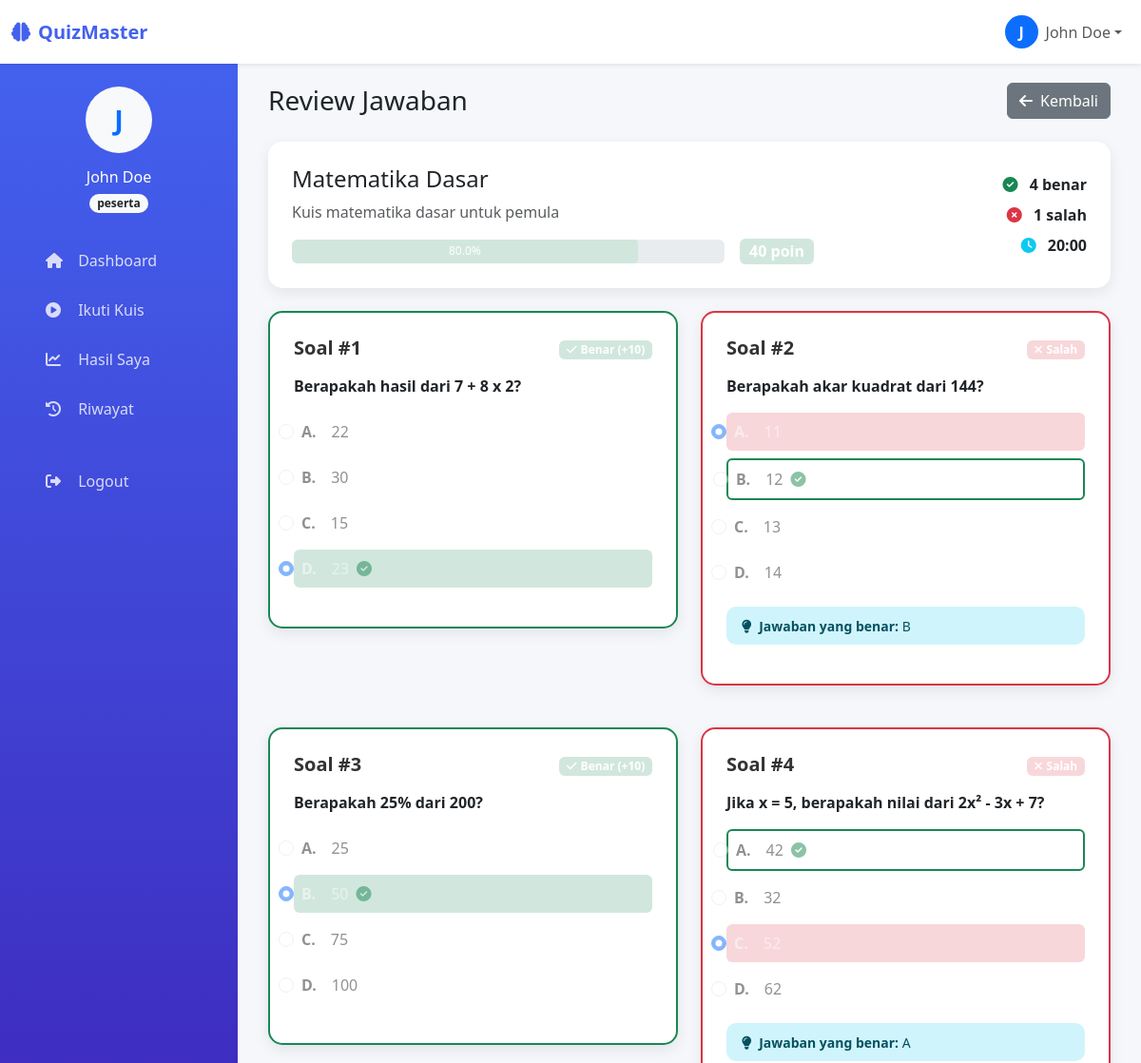
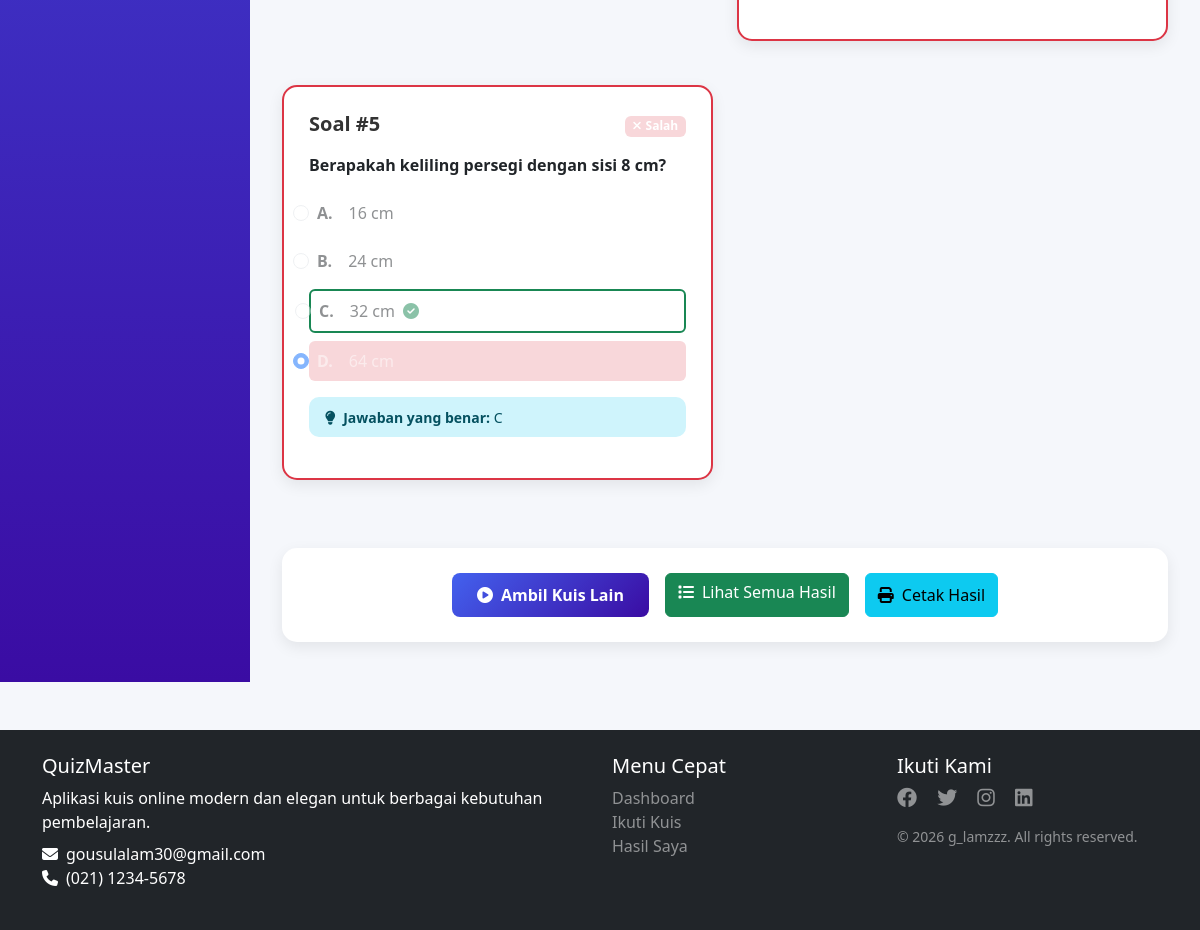
/peserta/review.php?result_id=1 (signed in), run on the app's committed database (2 pictures, top to bottom).
### tables this page shows
CREATE TABLE `results` (
  `id` int(11) NOT NULL,
  `user_id` int(11) DEFAULT NULL,
  `quiz_id` int(11) DEFAULT NULL,
  `score` int(11) DEFAULT NULL,
  `total_questions` int(11) DEFAULT NULL,
  `correct_answers` int(11) DEFAULT NULL,
  `waktu_pengerjaan` int(11) DEFAULT NULL,
  `completed_at` timestamp NOT NULL DEFAULT current_timestamp()
);

CREATE TABLE `quizzes` (
  `id` int(11) NOT NULL,
  `judul` varchar(200) NOT NULL,
  `deskripsi` text DEFAULT NULL,
  `durasi` int(11) DEFAULT 60,
  `created_by` int(11) DEFAULT NULL,
  `created_at` timestamp NOT NULL DEFAULT current_timestamp()
);

CREATE TABLE `questions` (
  `id` int(11) NOT NULL,
  `quiz_id` int(11) DEFAULT NULL,
  `pertanyaan` text NOT NULL,
  `opsi_a` varchar(500) DEFAULT NULL,
  `opsi_b` varchar(500) DEFAULT NULL,
  `opsi_c` varchar(500) DEFAULT NULL,
  `opsi_d` varchar(500) DEFAULT NULL,
  `jawaban_benar` enum('a','b','c','d') NOT NULL,
  `poin` int(11) DEFAULT 10
);

### peserta/review.php (the view, shortened to what this page needs)
<?php
require_once '../includes/auth.php';
$result_id = isset($_GET['result_id']) ? intval($_GET['result_id']) : 0;
$user_id = $_SESSION['user_id'];
$result = mysqli_fetch_assoc(mysqli_query($conn,
    "SELECT r.*, q.judul, q.deskripsi
     FROM results r
     JOIN quizzes q ON r.quiz_id = q.id
     WHERE r.id = $result_id AND r.user_id = $user_id"));
$questions = mysqli_query($conn,
    "SELECT * FROM questions
     WHERE quiz_id = {$result['quiz_id']}
     ORDER BY id");
include '../includes/header.php';
$percentage = ($result['score'] / ($result['total_questions'] * 10)) * 100;
?>
<div class="container-fluid">
    <div class="d-flex justify-content-between align-items-center mb-4">
        <h1 class="h3 mb-0 text-gray-800">Review Jawaban</h1>
        <a href="results.php" class="btn btn-secondary">
            <i class="fas fa-arrow-left me-2"></i>Kembali
        </a>
    </div>
    <div class="card mb-4">
        <div class="card-body">
            <div class="row align-items-center">
                <div class="col-md-8">
                    <h4><?php echo $result['judul']; ?></h4>
                    <p class="text-muted"><?php echo $result['deskripsi']; ?></p>
                    <div class="d-flex align-items-center">
                        <div class="progress flex-grow-1 me-3" style="height: 25px;">
                            <div class="progress-bar bg-<?php
                                echo $percentage >= 70 ? 'success' :
                                       ($percentage >= 50 ? 'warning' : 'danger');
                            ?>"
                                 style="width: <?php echo $percentage; ?>%">
                                <?php echo number_format($percentage, 1); ?>%
                            </div>
                        </div>
                        <span class="badge bg-<?php
                            echo $percentage >= 70 ? 'success' :
                                   ($percentage >= 50 ? 'warning' : 'danger');
                        ?> fs-6">
                            <?php echo $result['score']; ?> poin
                        </span>
                    </div>
                </div>
                <div class="col-md-4 text-end">
                    <div class="mb-2">
                        <i class="fas fa-check-circle text-success me-2"></i>
                        <span class="fw-bold"><?php echo $result['correct_answers']; ?> benar</span>
                    </div>
                    <div class="mb-2">
                        <i class="fas fa-times-circle text-danger me-2"></i>
                        <span class="fw-bold"><?php echo $result['total_questions'] - $result['correct_answers']; ?> salah</span>
                    </div>
                    <div>
                        <i class="fas fa-clock text-info me-2"></i>
                        <span class="fw-bold">
                            <?php echo floor($result['waktu_pengerjaan'] / 60); ?>:<?php echo str_pad($result['waktu_pengerjaan'] % 60, 2, '0', STR_PAD_LEFT); ?>
                        </span>
                    </div>
                </div>
            </div>
        </div>
    </div>
    <div class="row">
        <?php
        $question_number = 1;
        while ($question = mysqli_fetch_assoc($questions)):
            $user_answer = ['a', 'b', 'c', 'd'][rand(0, 3)];
            $is_correct = $user_answer == $question['jawaban_benar'];
        ?>
        <div class="col-md-6 mb-4">
            <div class="card question-review-card <?php echo $is_correct ? 'border-success' : 'border-danger'; ?>">
                <div class="card-body">
                    <div class="d-flex justify-content-between align-items-start mb-3">
                        <h5 class="card-title mb-0">Soal #<?php echo $question_number; ?></h5>
                        <div>
                            <?php if ($is_correct): ?>
                            <span class="badge bg-success">
                                <i class="fas fa-check me-1"></i>Benar (+<?php echo $question['poin']; ?>)
                            </span>
                            <?php else: ?>
                            <span class="badge bg-danger">
                                <i class="fas fa-times me-1"></i>Salah
                            </span>
                            <?php endif; ?>
                        </div>
                    </div>
                    <p class="card-text fw-bold"><?php echo $question['pertanyaan']; ?></p>
                    <div class="options mt-3">
                        <?php
                        $options = array(
                            'a' => $question['opsi_a'],
                            'b' => $question['opsi_b'],
                            'c' => $question['opsi_c'],
                            'd' => $question['opsi_d']
                        );
                        foreach ($options as $key => $value):
                            $is_user_answer = ($key == $user_answer);
                            $is_correct_answer = ($key == $question['jawaban_benar']);
                            $option_class = '';
                            if ($is_user_answer && $is_correct_answer) {
                                $option_class = 'bg-success text-white';
                            } elseif ($is_user_answer && !$is_correct_answer) {
                                $option_class = 'bg-danger text-white';
                            } elseif (!$is_user_answer && $is_correct_answer) {
                                $option_class = 'border-success';
                            }
                        ?>
                        <div class="form-check mb-2 p-2 rounded <?php echo $option_class; ?>">
                            <input class="form-check-input" type="radio" disabled
                                <?php echo $is_user_answer ? 'checked' : ''; ?>>
                            <label class="form-check-label d-flex align-items-center">
                                <span class="option-letter me-3 fw-bold"><?php echo strtoupper($key); ?>.</span>
                                <span><?php echo $value; ?></span>
                                <?php if ($is_correct_answer): ?>
                                <span class="ms-2">
                                    <i class="fas fa-check-circle text-success"></i>
                                </span>
                                <?php endif; ?>
                            </label>
                        </div>
                        <?php endforeach; ?>
                    </div>
                    <div class="mt-3">
                        <?php if (!$is_correct): ?>
                        <div class="alert alert-info py-2">
                            <small>
                                <i class="fas fa-lightbulb me-1"></i>
                                <strong>Jawaban yang benar:</strong> <?php echo strtoupper($question['jawaban_benar']); ?>
                            </small>
                        </div>
                        <?php endif; ?>
                    </div>
                </div>
            </div>
        </div>
        <?php
        $question_number++;
        endwhile;
        ?>
    </div>
    <div class="card mt-4">
        <div class="card-body text-center">
            <div class="d-flex justify-content-center gap-3">
                <a href="take_quiz.php" class="btn btn-primary">
                    <i class="fas fa-play-circle me-2"></i>Ambil Kuis Lain
                </a>
                <a href="results.php" class="btn btn-success">
                    <i class="fas fa-list me-2"></i>Lihat Semua Hasil
                </a>
                <button onclick="window.print()" class="btn btn-info">
                    <i class="fas fa-print me-2"></i>Cetak Hasil
                </button>
            </div>
        </div>
    </div>
</div>
<?php include '../includes/footer.php'; ?>

### css/style.css (style rules this page uses)
.progress-bar { border-radius: 4px; }
.card-title { color: #333; font-weight: 600; }
.btn-primary { background: linear-gradient(135deg, #4361ee, #3a0ca3); border: none; }
.alert { border-radius: 10px; border: none; }

### includes/header.php (style rules this page uses)
:root { --primary-color: #4361ee; --secondary-color: #3a0ca3; --success-color: #4cc9f0; --light-color: #f8f9fa; --dark-color: #212529; }
body { font-family: 'Segoe UI', Tahoma, Geneva, Verdana, sans-serif; background-color: #f5f7fb; min-height: 100vh; display: flex; flex-direction: column; }
.card { border: none; border-radius: 15px; box-shadow: 0 5px 15px rgba(0, 0, 0, 0.08); transition: transform 0.3s; margin-bottom: 20px; }
.card-body { padding: 25px; }
.btn-primary { background-color: var(--primary-color); border-color: var(--primary-color); padding: 10px 25px; border-radius: 8px; font-weight: 600; }

### peserta/review.php (style rules this page uses)
.question-review-card { transition: transform 0.3s; }
.bg-success { background-color: #d1e7dd !important; }
.bg-danger { background-color: #f8d7da !important; }
.border-success { border: 2px solid #198754 !important; }
.border-danger { border: 2px solid #dc3545 !important; }

### data on the page
results: quiz.judul "Matematika Dasar", quiz.deskripsi "Kuis matematika dasar untuk pemula", percentage "80.0", score "40", correct_answers "4", $result['total_questions'] - $result['correct_answers'] "1", floor($result['waktu_pengerjaan']/60) "20", waktu_pengerjaan "00"
questions: poin "10", pertanyaan "Berapakah hasil dari 7 + 8 x 2?", key "A", opsi_a "22", key "B", opsi_b "30", key "C", opsi_c "15"
questions: shows "Salah", pertanyaan "Berapakah akar kuadrat dari 144?", key "B", opsi_b "12", key "C", opsi_c "13", key "D", opsi_d "14", jawaban_benar "B"
questions: poin "10", pertanyaan "Berapakah 25% dari 200?", key "A", opsi_a "25", key "C", opsi_c "75", key "D", opsi_d "100"
questions: shows "Salah", pertanyaan "Jika x = 5, berapakah nilai dari 2x² - 3x + 7?", key "A", opsi_a "42", key "B", opsi_b "32", key "D", opsi_d "62", jawaban_benar "A"
questions: shows "Salah", pertanyaan "Berapakah keliling persegi dengan sisi 8 cm?", key "A", opsi_a "16 cm", key "B", opsi_b "24 cm", key "C", opsi_c "32 cm", jawaban_benar "C"

### other printed values
substr($_SESSION['nama_lengkap'], 0, 1) "J"
$_SESSION['nama_lengkap'] "John Doe"
$_SESSION['role'] "peserta"
